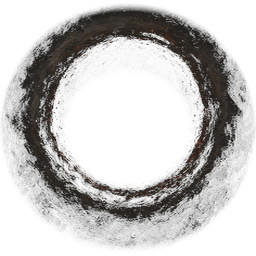
#> input picture assets/portraits/overlay_soot_rim.png, 256 x 256 px
$ python -i prep_hubsplit_overlays_v0155.py   (imports and definitions only)
#> lines starting #> are read from the running program, lines starting #| are printed output that depends on the picture; after the words box and inside, x2 and y2 are one past the last pixel; in counts of white or black regions, pixels touching at a corner belong together
#> further down, picture is the input picture: PIL image 256x256 RGBA; mean R, G, B, A 11.8, 10.5, 9.4, 67.4
"""v0.1.55-hubsplit PART A — Elliott stills → gear overlays on portrait_you.

Fixes v0.1.54 soot (was full charcoal wreath/annulus) → sparse edge ember SPECKs.
Pauldrons/tooth larger; gate_sigil moved to chest/gorget (not hem).

Do NOT redraw portrait_you. Combat FX/SFX untouched.
"""
from __future__ import annotations

import hashlib
import shutil
from pathlib import Path

import numpy as np
from PIL import Image, ImageDraw, ImageFilter
from scipy.ndimage import binary_erosion, binary_dilation, binary_closing, label, sobel

ROOT = Path("/workspace/tower-of-darkness")
REFS = Path("/workspace/tod-trollkept-v0154/refs")
STAGE = Path("/workspace/tod-hubsplit-v0155")
OUT_ASSETS = ROOT / "assets" / "portraits"
OUT_DRAWABLE = ROOT / "app" / "src" / "main" / "res" / "drawable"
DOC = ROOT / "docs" / "art-audio" / "HUBSPLIT_OVERLAYS_v0.1.55.md"
YOU = OUT_DRAWABLE / "portrait_you.png"
SIZE = 256


def md5(path: Path) -> str:
    return hashlib.md5(path.read_bytes()).hexdigest()


# [54 lines left out: functions load_thumb, key_dark, not called in this run]


def isolate_subject(
    rgb: Image.Image,
    core_thresh: float = 18.0,
    dilate: int = 24,
    dark_floor: float = 5.0,
) -> Image.Image:
    """Key black via bright-core + dilate so dark metal/cords stay, field goes away."""
#> called with core_thresh = 18, dilate = 24, dark_floor = 5
    arr = np.asarray(rgb.convert("RGB"), dtype=np.float32)
    r, g, b = arr[:, :, 0], arr[:, :, 1], arr[:, :, 2]
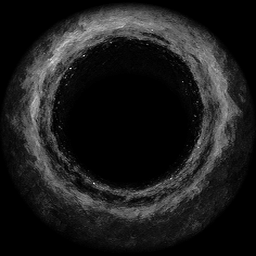
#> g: shape (256, 256) float32; min 0, max 93, mean 10.5; drawn with min black and max white
    lum = 0.2126 * r + 0.7152 * g + 0.0722 * b
    ember = (r > 65) & (r > g * 1.2) & (r > b * 1.25) & ((r - g) > 10)
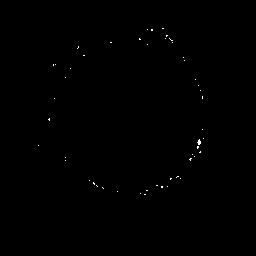
#> ember: shape (256, 256) bool; 0.17% white in thin lines or dots, all inside (x1, y1, x2, y2) = (38, 28, 204, 195)
    ivory = (lum > 70) & (r > 60) & (g > 50) & (b > 30)
#> ivory: shape (256, 256) bool; 0.05% white in thin lines or dots, all inside (x1, y1, x2, y2) = (33, 26, 199, 184)
    warm = (r > 48) & (r > g * 1.05) & ((r - b) > 4) & (lum > 28)
#> warm: shape (256, 256) bool; 4.6% white; 191 white regions (182 under 20 px), largest, box (x1, y1, x2, y2) and area: (36, 16, 169, 89) 1430, (192, 47, 228, 136) 567, (30, 84, 40, 132) 226
    core = (lum > core_thresh) | ember | ivory | warm
#> core: shape (256, 256) bool; 23.5% white; 130 white regions (127 under 20 px), largest, box (x1, y1, x2, y2) and area: (11, 7, 242, 223) 15022, (53, 163, 64, 172) 32, (69, 165, 79, 172) 32
    lab, n = label(core)
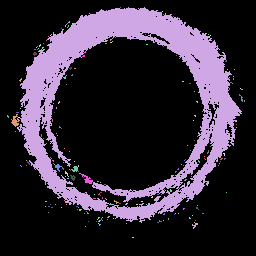
#> lab: shape (256, 256) int32; 238 distinct labels, from 0 to 237; one colour per label, 0 black
#> n = 237
    if n == 0:
        core = lum > (core_thresh * 0.65)
        lab, n = label(core)
    if n == 0:
        return key_dark(rgb)
    sizes = [(lab == i).sum() for i in range(1, n + 1)]
#> sizes = 237 values, max 14784 at index 1, min 1 at index 0, mean 65.04
    big = 1 + int(np.argmax(sizes))
#> big = 2
    core = lab == big
#> core: shape (256, 256) bool; 22.6% white; 1 white region, box (x1, y1, x2, y2) and area: (17, 7, 242, 223) 14784
    from scipy.ndimage import binary_closing, binary_erosion

    mask = binary_dilation(core, iterations=dilate)
#> mask: shape (256, 256) bool; 63.4% white; 8 black regions (3 under 20 px), largest, box (x1, y1, x2, y2) and area: (0, 147, 256, 256) 10894, (74, 60, 180, 167) 9006, (0, 0, 71, 80) 2145, (188, 0, 256, 74) 1873, (252, 75, 256, 98) 61
    mask = binary_closing(mask, iterations=4)
#> mask: shape (256, 256) bool; 61.8% white; 2 black regions, box (x1, y1, x2, y2) and area: (0, 0, 256, 256) 16002, (74, 60, 180, 167) 9001

    alpha = np.clip((lum - 10) / 14.0, 0, 1)
    dark = (lum > dark_floor) & (lum < 55) & mask
#> dark: shape (256, 256) bool; 42.2% white; 105 white regions (102 under 20 px), largest, box (x1, y1, x2, y2) and area: (4, 4, 252, 246) 27334, (173, 60, 185, 73) 27, (64, 80, 70, 89) 23
    alpha = np.where(dark, np.maximum(alpha, np.clip((lum - dark_floor) / 16.0, 0, 0.78)), alpha)
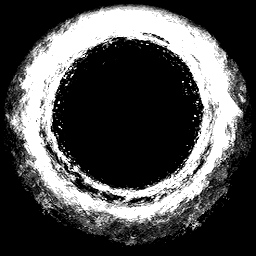
#> alpha: shape (256, 256) float32; min 0, max 1, mean 0.294
    alpha = np.where(ember | ivory | warm, np.maximum(alpha, 0.92), alpha)
    # Keep mid-grey metal/ash texture inside mask
    mid = mask & (lum >= 18) & (lum < 90)
#> mid: shape (256, 256) bool; 23.6% white; 129 white regions (126 under 20 px), largest, box (x1, y1, x2, y2) and area: (11, 7, 242, 223) 15077, (53, 163, 64, 172) 32, (69, 165, 79, 172) 32
    alpha = np.where(mid, np.maximum(alpha, 0.82), alpha)

    inner = binary_erosion(mask, iterations=3)
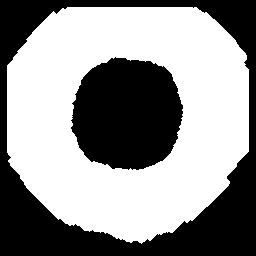
#> inner: shape (256, 256) bool; 57.1% white; 2 black regions, box (x1, y1, x2, y2) and area: (0, 0, 256, 256) 18141, (71, 57, 183, 170) 9976
    fringe = mask & ~inner
#> fringe: shape (256, 256) bool; 4.8% white in thin lines or dots
    alpha = np.where(~mask, 0.0, alpha)
    alpha = np.where(fringe, alpha * 0.5, alpha)
    a8 = (np.clip(alpha, 0, 1) * 255.0).astype(np.uint8)

    near_black = lum < 12
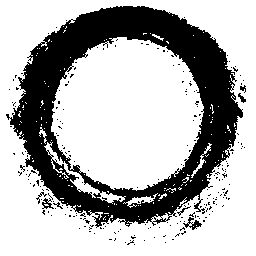
#> near_black: shape (256, 256) bool; 70.2% white; 222 black regions (214 under 20 px), largest, box (x1, y1, x2, y2) and area: (6, 6, 243, 228) 18676, (183, 217, 202, 230) 96, (42, 198, 54, 209) 61
    for c in range(3):
        ch = arr[:, :, c].copy()
        ch = np.where(near_black & (a8 < 140), ch * (a8 / 255.0), ch)
        arr[:, :, c] = ch
    return Image.fromarray(np.dstack([arr.astype(np.uint8), a8]), "RGBA")
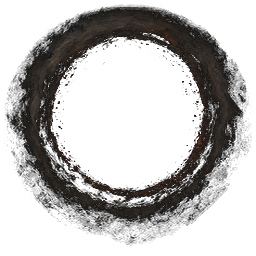
#> returned value: PIL image 256x256 RGBA; mean R, G, B, A 10.2, 8.9, 7.9, 74.4; transparent parts drawn white


# [26 lines left out: functions paste_in_box, subject_bbox, not called in this run]


def crop_subject(im: Image.Image, thresh: int = 18) -> Image.Image:
    return im.crop(subject_bbox(im, thresh))


# [386 lines left out: functions fit_into, paste_centered, circular_clip_from_portrait, extract_gate_circle, sample_ember_palette, build_soot_rim_specks and 1 more, not called in this run]


# [2 lines not run here, left out]

>>> from PIL import Image
>>> picture = Image.open('../assets/portraits/overlay_soot_rim.png')
>>> result = isolate_subject(picture)

$ run again, on assets/fx/kenney/circle_02.png
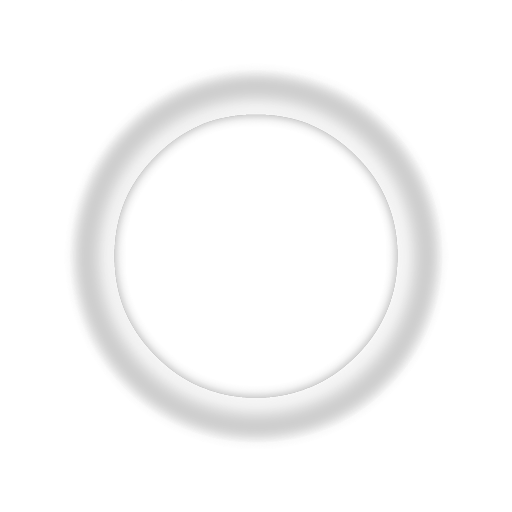
#> input picture assets/fx/kenney/circle_02.png, 512 x 512 px
#> picture is the input picture: PIL image 512x512 P; mean R, G, B, A 30, 30, 30, 25.6
#> ember: shape (512, 512) bool; every value is 0
#> in isolate_subject, `ivory = (lum > 70) & (r > 60) & (g > 50) & (b > 30)`:
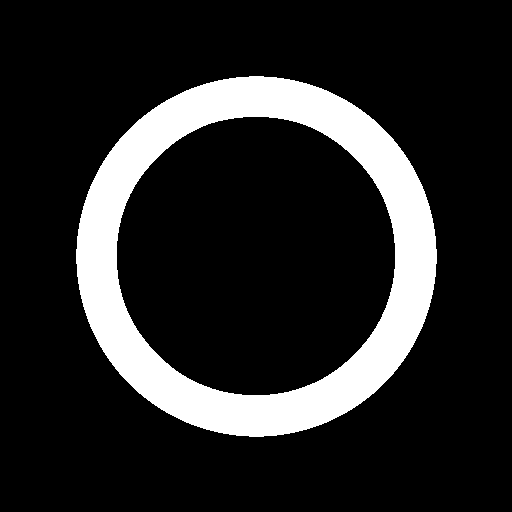
#> ivory: shape (512, 512) bool; 15.6% white; 1 white region, box (x1, y1, x2, y2) and area: (76, 76, 437, 437) 40959
#> core: shape (512, 512) bool; 19.7% white; 1 white region, box (x1, y1, x2, y2) and area: (70, 70, 442, 442) 51662
#> n = 1
#> sizes = [51662]
#> big = 1
#> dark: shape (512, 512) bool; 4.8% white; 2 white regions, box (x1, y1, x2, y2) and area: (68, 67, 445, 446) 7766, (118, 118, 394, 394) 4914
#> mid: shape (512, 512) bool; 5.5% white; 2 white regions, box (x1, y1, x2, y2) and area: (70, 70, 442, 442) 9431, (116, 116, 396, 396) 4862
#> inner: shape (512, 512) bool; 34.2% white; 1 white region, box (x1, y1, x2, y2) and area: (49, 49, 463, 463) 89782
#> fringe: shape (512, 512) bool; 2.1% white in thin lines or dots, all inside (x1, y1, x2, y2) = (46, 46, 466, 466)
#> near_black: shape (512, 512) bool; 79.7% white; 1 black region, box (x1, y1, x2, y2) and area: (70, 70, 443, 443) 53210
#> in isolate_subject, `return Image.fromarray(np.dstack([arr.astype(np.uint8), a8]), "RGBA")`:
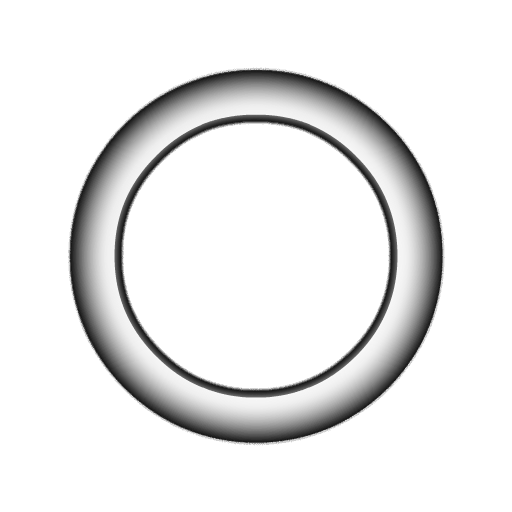
#> returned value: PIL image 512x512 RGBA; mean R, G, B, A 29.9, 29.9, 29.9, 51.7; transparent parts drawn white
